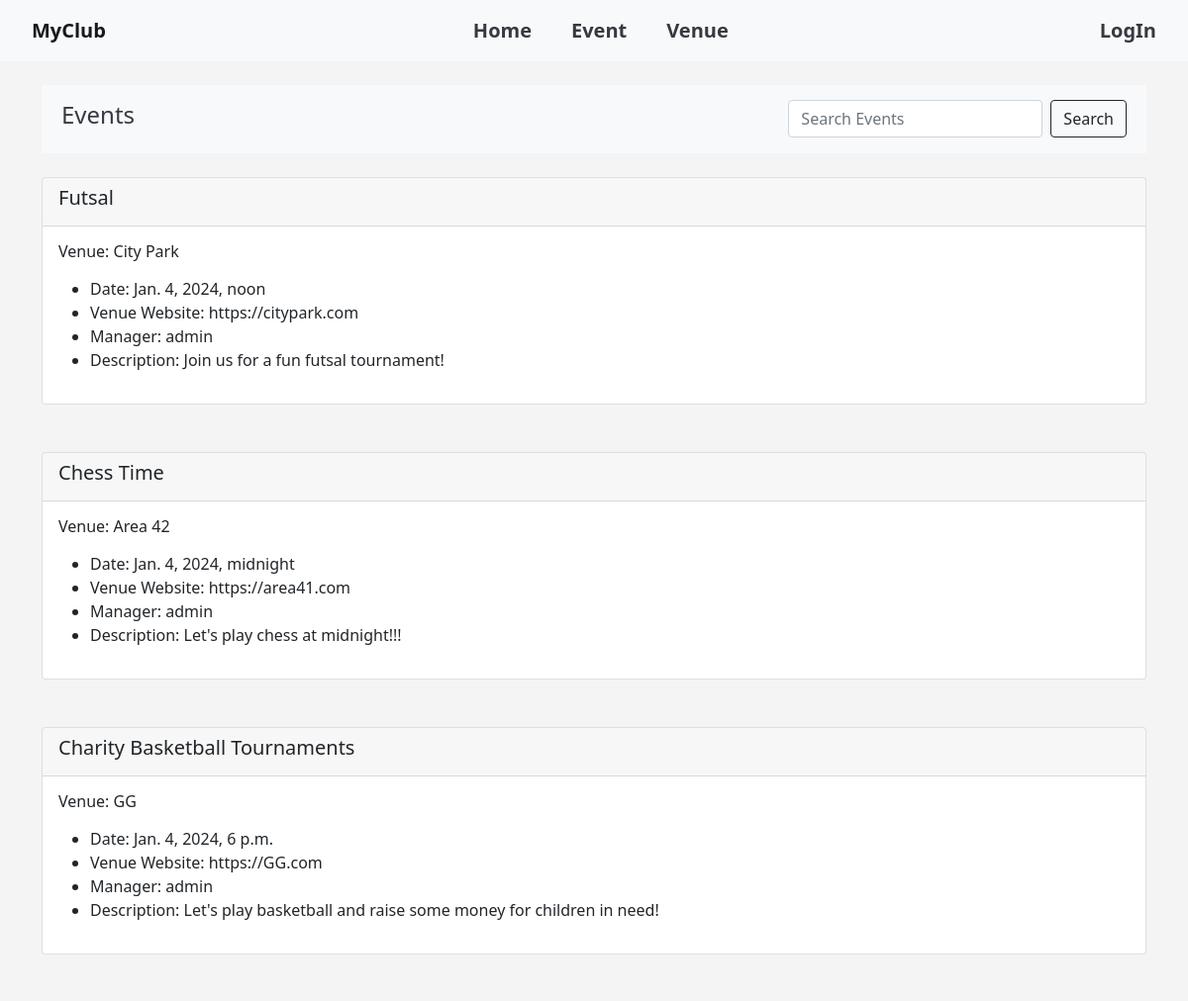
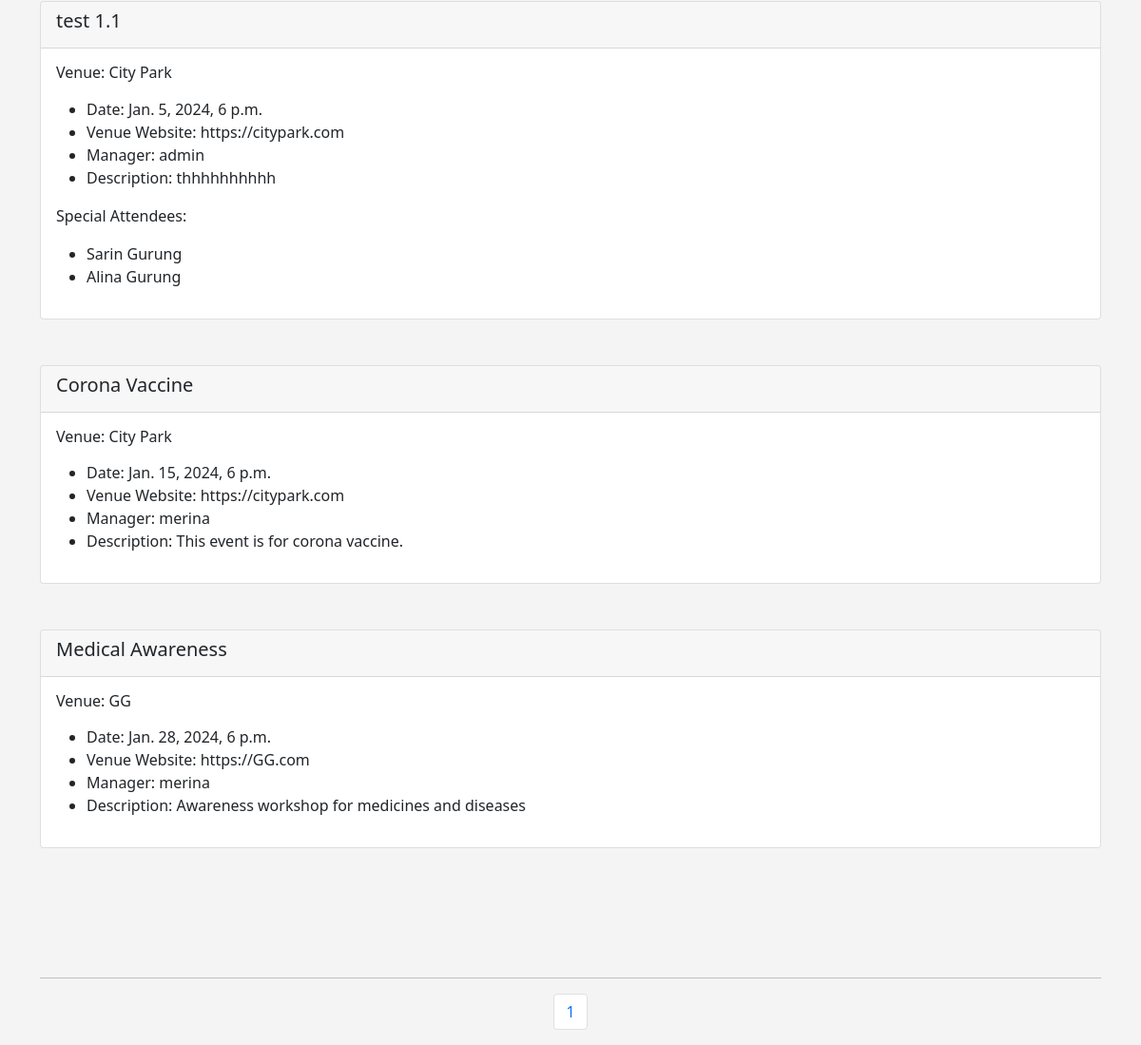
The app's page /events with its own data (2 pictures, top to bottom).
### events/models.py (models this page shows)
class Event(models.Model):
	name = models.CharField('Event Name', max_length=120)
	event_date = models.DateTimeField('Event Date')
	venue = models.ForeignKey(Venue, blank=True, null=True, on_delete=models.CASCADE)
	manager = models.ForeignKey(User, blank=True, null=True, on_delete=models.SET_NULL)
	description = models.TextField(blank=True)
	attendees = models.ManyToManyField(MyClubUser, blank=True)
	def __str__(self):
		return self.name

class Venue(models.Model):
	name = models.CharField('Venue Name', max_length=120)
	address = models.CharField(max_length=300)
	zip_code = models.CharField('Zip Code', max_length=15)
	phone = models.CharField('Contact Phone', max_length=25, blank=True)
	web = models.URLField('Website Address', blank=True)
	email_address = models.EmailField('Email Address', blank=True)
	owner = models.IntegerField("Venue Owner", blank=False, default=1)
	venue_image = models.ImageField(null=True, blank=True, upload_to="images/")
	def __str__(self):
		return self.name

class MyClubUser(models.Model):
	first_name = models.CharField(max_length=30)
	last_name = models.CharField(max_length=30)
	email = models.EmailField('User Email')
	def __str__(self):
		return self.first_name + ' ' + self.last_name

### events/views.py (the view)
# urls.py: path('events', views.all_events, name="list-events"),
def all_events(request):
	event_list = Event.objects.all().order_by('event_date')
	p = Paginator(Event.objects.all(), 7)
	page = request.GET.get('page')
	events = p.get_page(page)
	nums = "a" * events.paginator.num_pages
	return render(request, 'events/event_list.html',
		{'event_list': event_list, 'events': events, 'nums':nums})

### events/templates/events/event_list.html (shortened to what this page needs)
{% extends 'events/base.html' %}
{% block content %}
	<nav class="navbar navbar-expand-lg navbar-light bg-light">
	    <div class="collapse navbar-collapse" id="navbarSupportedContent">
	      <ul class="navbar-nav me-auto mb-2 mb-lg-0">
	        <li class="nav-item">
	          <a class="nav-link" href="{% url 'list-events' %}"><h4>Events</h4></a>
	        </li>
	      </ul>
	      <form class="d-flex" method=POST action="{% url 'search_events' %}">
	        <input class="form-control me-2" type="search" placeholder="Search Events" aria-label="Search" name="searched">
	        <button class="btn btn-outline-dark btn-light" type="submit">Search</button>
	      </form>
	  	</div>
	</nav>
	<br>
	{% for event in events %}
		<div class="card">
		  <div class="card-header">
		    <h5>{{event}}</h5>
		  </div>
		  <div class="card-body">
		    <h6 class="card-title">Venue: {{ event.venue }}</h6>
		    <p class="card-text">
		    	<ul>
		    		{% if event.event_date %}
						<li>Date: {{ event.event_date }}</li>
					{% endif %}
					{% if event.venue.web %}
						<li>Venue Website: {{ event.venue.web }}</li>
					{% endif %}
					{% if event.manager %}
						<li>Manager: {{ event.manager }}</li>
					{% endif %}
					{% if event.description %}
						<li>Description: {{ event.description }}</li>
					{% endif %}
				</ul>
			</p>
					{% if event.attendees.all %}
						<p>Special Attendees:</p>
						<ul>
						{% for user in event.attendees.all %}
								<li>{{ user }}</li>
						{% endfor%}
						</ul>
					{% endif %}
		  </div>
		</div>
		<br><br>
	{% endfor%}
	<br><br><br>
	<hr>
	<nav aria-label="Page navigation example">
		<ul class="pagination justify-content-center">
			{% for i in nums %}
				<li class="page-item">
					<a class="page-link" href="?page={{ forloop.counter }}">{{ forloop.counter }}</a>
				</li>
			{% endfor %}
		</ul>
	</nav>
{% endblock %}

### events/templates/events/base.html (style rules this page uses)
body { background: #f4f4f4; }

### events/templates/events/navbar.html (style rules this page uses)
.navbar-nav .nav-item a.nav-link { font-size: 20px; font-weight: bold; color: #343a40; padding-left: 20px; padding-right: 20px; }

### events/templates/events/event_list.html (style rules this page uses)
.d-flex { padding-right: 20px; }

### records on screen
Event: name "Futsal", venue "City Park", event_date "Jan. 4, 2024, noon", venue.web "https://citypark.com", manager "admin", description "Join us for a fun futsal tournament!"
Event: name "Chess Time", venue "Area 42", event_date "Jan. 4, 2024, midnight", venue.web "https://area41.com", manager "admin", description "Let's play chess at midnight!!!"
Event: name "Charity Basketball Tournaments", venue "GG", event_date "Jan. 4, 2024, 6 p.m.", venue.web "https://GG.com", manager "admin", description "Let's play basketball and raise some money for children in need!"
Event: name "test 1.1", venue "City Park", event_date "Jan. 5, 2024, 6 p.m.", venue.web "https://citypark.com", manager "admin", description "thhhhhhhhhh"
MyClubUser: first_name+last_name "Sarin Gurung"
MyClubUser: first_name+last_name "Alina Gurung"
Event: name "Corona Vaccine", venue "City Park", event_date "Jan. 15, 2024, 6 p.m.", venue.web "https://citypark.com", manager "merina", description "This event is for corona vaccine."
Event: name "Medical Awareness", venue "GG", event_date "Jan. 28, 2024, 6 p.m.", venue.web "https://GG.com", manager "merina", description "Awareness workshop for medicines and diseases"
